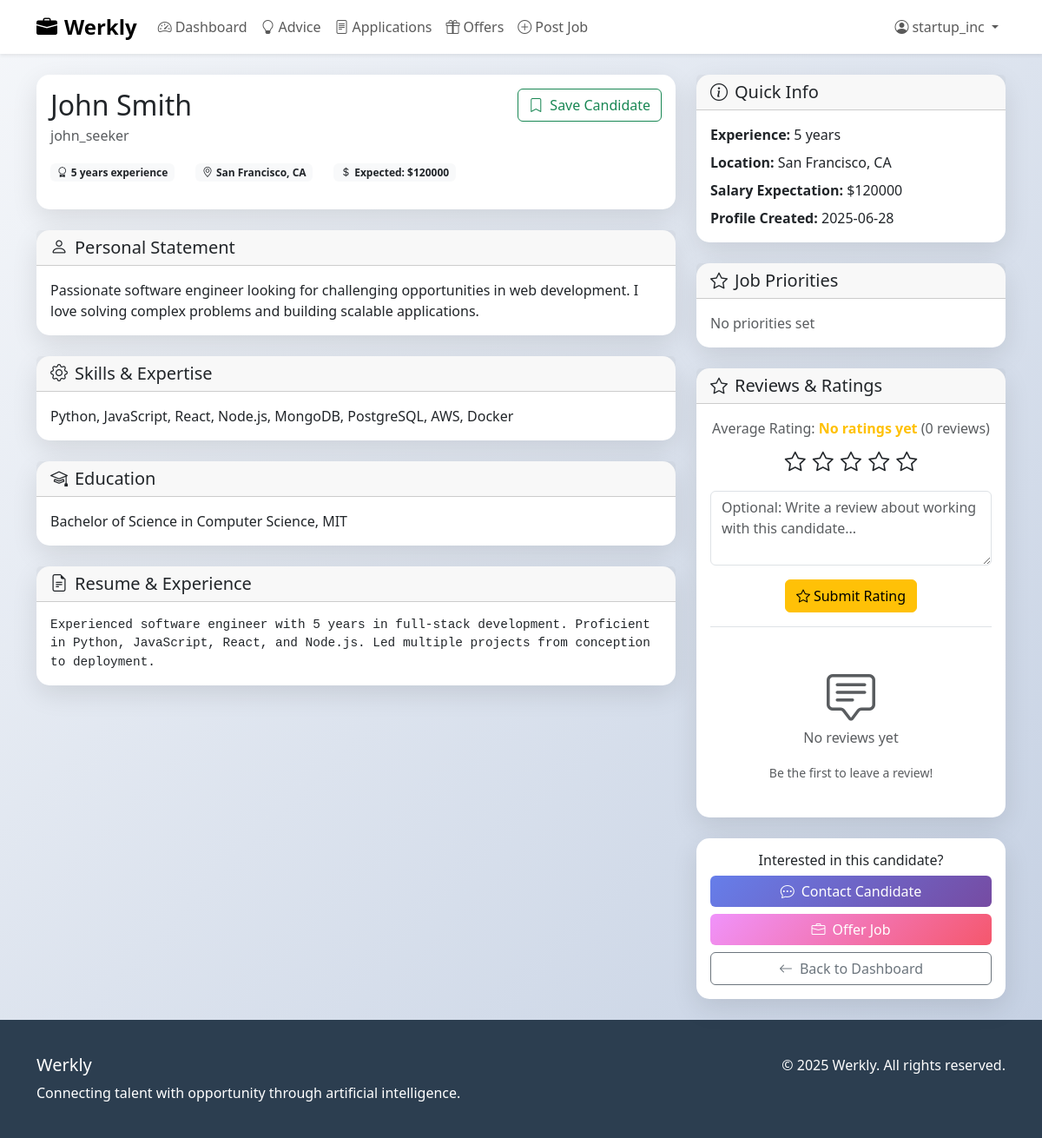
Screenshot of /candidate/1 (signed in) with the database file from the repository.
### tables this page shows
CREATE TABLE job_seekers (
            id INTEGER PRIMARY KEY AUTOINCREMENT,
            user_id INTEGER NOT NULL,
            full_name TEXT NOT NULL,
            resume_text TEXT,
            personal_statement TEXT,
            skills TEXT,
            experience_years INTEGER,
            education TEXT,
            preferred_location TEXT,
            preferred_employment_types TEXT DEFAULT '["Full-time"]',
            salary_expectation INTEGER,
            priorities TEXT DEFAULT '{}',
            created_at TIMESTAMP DEFAULT CURRENT_TIMESTAMP,
            FOREIGN KEY (user_id) REFERENCES users (id)
        );

CREATE TABLE users (
            id INTEGER PRIMARY KEY AUTOINCREMENT,
            username TEXT UNIQUE NOT NULL,
            email TEXT UNIQUE NOT NULL,
            password_hash TEXT NOT NULL,
            user_type TEXT NOT NULL CHECK (user_type IN ('seeker', 'company')),
            created_at TIMESTAMP DEFAULT CURRENT_TIMESTAMP
        );

### app.py (the view)
@app.route('/candidate/<int:candidate_id>')
def view_candidate(candidate_id):
    if 'user_id' not in session:
        return redirect(url_for('login'))
    conn = get_db_connection()
    candidate = conn.execute('''
        SELECT js.*, u.username, u.email
        FROM job_seekers js
        JOIN users u ON js.user_id = u.id
        WHERE js.id = ?
    ''', (candidate_id,)).fetchone()
    if not candidate:
        flash('Candidate not found.', 'error')
        conn.close()
        return redirect(url_for('dashboard'))
    is_saved = False
    if session.get('user_type') == 'company':
        company = conn.execute(
            'SELECT id FROM companies WHERE user_id = ?',
            (session['user_id'],)
        ).fetchone()
        if company:
            saved = conn.execute(
                'SELECT id FROM saved_candidates WHERE company_id = ? AND job_seeker_id = ?',
                (company['id'], candidate_id)
            ).fetchone()
            is_saved = bool(saved)
    conn.close()
    return render_template('candidate_profile.html', candidate=candidate, is_saved=is_saved)

### app.py (called while the page is built)
@app.before_request
def log_request_info():
    print(f"=== INCOMING REQUEST ===")
    print(f"Method: {request.method}")
    print(f"URL: {request.url}")
    print(f"Path: {request.path}")
    print(f"Args: {request.args}")
    print(f"========================")

@app.template_filter('fromjson')
def fromjson_filter(value):
    try:
        if value:
            return json.loads(value)
        return {}
    except (json.JSONDecodeError, TypeError):
        return {}

def get_db_connection():
    conn = sqlite3.connect('jobmatch.db')
    conn.row_factory = sqlite3.Row
    return conn

### templates/candidate_profile.html (shortened to what this page needs)
{% extends "base.html" %}
{% block content %}
<div class="container my-4">
    <div class="row">
        <div class="col-lg-8">
            <div class="card mb-4">
                <div class="card-body">
                    <div class="d-flex justify-content-between align-items-start mb-3">
                        <div>
                            <h2 class="mb-1">{{ candidate.full_name }}</h2>
                            <p class="text-muted mb-0">{{ candidate.username }}</p>
                        </div>
                        {% if session.user_type == 'company' %}
                            <button onclick="toggleSaveCandidate({{ candidate.id }})" class="btn btn-outline-success" id="saveBtn">
                                <i class="bi bi-bookmark{% if is_saved %}-fill{% endif %} me-1"></i>
                                <span id="saveText">{% if is_saved %}Saved{% else %}Save Candidate{% endif %}</span>
                            </button>
                        {% endif %}
                    </div>
                    <div class="row mb-3">
                        <div class="col-auto">
                            <span class="badge bg-light text-dark">
                                <i class="bi bi-award me-1"></i>{{ candidate.experience_years }} years experience
                            </span>
                        </div>
                        {% if candidate.preferred_location %}
                            <div class="col-auto">
                                <span class="badge bg-light text-dark">
                                    <i class="bi bi-geo-alt me-1"></i>{{ candidate.preferred_location }}
                                </span>
                            </div>
                        {% endif %}
                        {% if candidate.salary_expectation %}
                            <div class="col-auto">
                                <span class="badge bg-light text-dark">
                                    <i class="bi bi-currency-dollar me-1"></i>Expected: ${{ candidate.salary_expectation|int }}
                                </span>
                            </div>
                        {% endif %}
                    </div>
                </div>
            </div>
            {% if candidate.personal_statement %}
                <div class="card mb-4">
                    <div class="card-header">
                        <h5 class="mb-0"><i class="bi bi-person me-2"></i>Personal Statement</h5>
                    </div>
                    <div class="card-body">
                        <div style="white-space: pre-wrap;">{{ candidate.personal_statement }}</div>
                    </div>
                </div>
            {% endif %}
            {% if candidate.skills %}
                <div class="card mb-4">
                    <div class="card-header">
                        <h5 class="mb-0"><i class="bi bi-gear me-2"></i>Skills & Expertise</h5>
                    </div>
                    <div class="card-body">
                        <div style="white-space: pre-wrap;">{{ candidate.skills }}</div>
                    </div>
                </div>
            {% endif %}
            {% if candidate.education %}
                <div class="card mb-4">
                    <div class="card-header">
                        <h5 class="mb-0"><i class="bi bi-mortarboard me-2"></i>Education</h5>
                    </div>
                    <div class="card-body">
                        <div style="white-space: pre-wrap;">{{ candidate.education }}</div>
                    </div>
                </div>
            {% endif %}
            {% if candidate.resume_text %}
                <div class="card mb-4">
                    <div class="card-header">
                        <h5 class="mb-0"><i class="bi bi-file-earmark-text me-2"></i>Resume & Experience</h5>
                    </div>
                    <div class="card-body">
                        <div style="white-space: pre-wrap; font-family: monospace; font-size: 0.9em;">{{ candidate.resume_text[:2000] }}{% if candidate.resume_text|length > 2000 %}...{% endif %}</div>
                    </div>
                </div>
            {% endif %}
        </div>
        <div class="col-lg-4">
            <div class="card mb-4">
                <div class="card-header">
                    <h5 class="mb-0"><i class="bi bi-info-circle me-2"></i>Quick Info</h5>
                </div>
                <div class="card-body">
                    <p class="mb-2">
                        <strong>Experience:</strong> {{ candidate.experience_years }} years
                    </p>
                    {% if candidate.preferred_location %}
                        <p class="mb-2">
                            <strong>Location:</strong> {{ candidate.preferred_location }}
                        </p>
                    {% endif %}
                    {% if candidate.salary_expectation %}
                        <p class="mb-2">
                            <strong>Salary Expectation:</strong> ${{ candidate.salary_expectation|int }}
                        </p>
                    {% endif %}
                    <p class="mb-0">
                        <strong>Profile Created:</strong> {{ candidate.created_at.split(' ')[0] if candidate.created_at else 'Unknown' }}
                    </p>
                </div>
            </div>
            {% if candidate.priorities %}
                <div class="card mb-4">
                    <div class="card-header">
                        <h5 class="mb-0"><i class="bi bi-star me-2"></i>Job Priorities</h5>
                    </div>
                    <div class="card-body">
                        {% set priorities = candidate.priorities|fromjson %}
                        {% if priorities %}
                            <div class="row small">
                                <div class="col-12">
                                    <div class="d-flex justify-content-between align-items-center mb-1">
                                        <span>Salary</span>
                                        <div class="priority-stars">
                                            {% for i in range(1, 6) %}
                                                <i class="bi bi-star{% if i <= priorities.get('salary', 3) %}-fill text-warning{% endif %}"></i>
                                            {% endfor %}
                                        </div>
                                    </div>
                                    <div class="d-flex justify-content-between align-items-center mb-1">
                                        <span>Work-Life Balance</span>
                                        <div class="priority-stars">
                                            {% for i in range(1, 6) %}
                                                <i class="bi bi-star{% if i <= priorities.get('work_life_balance', 3) %}-fill text-warning{% endif %}"></i>
                                            {% endfor %}
                                        </div>
                                    </div>
                                    <div class="d-flex justify-content-between align-items-center mb-1">
                                        <span>Remote Work</span>
                                        <div class="priority-stars">
                                            {% for i in range(1, 6) %}
                                                <i class="bi bi-star{% if i <= priorities.get('remote_work', 3) %}-fill text-warning{% endif %}"></i>
                                            {% endfor %}
                                        </div>
                                    </div>
                                    <div class="d-flex justify-content-between align-items-center mb-1">
                                        <span>Career Growth</span>
                                        <div class="priority-stars">
                                            {% for i in range(1, 6) %}
                                                <i class="bi bi-star{% if i <= priorities.get('career_growth', 3) %}-fill text-warning{% endif %}"></i>
                                            {% endfor %}
                                        </div>
                                    </div>
                                    <div class="d-flex justify-content-between align-items-center">
                                        <span>Learning Opportunities</span>
                                        <div class="priority-stars">
                                            {% for i in range(1, 6) %}
                                                <i class="bi bi-star{% if i <= priorities.get('learning_opportunities', 3) %}-fill text-warning{% endif %}"></i>
                                            {% endfor %}
                                        </div>
                                    </div>
                                </div>
                            </div>
                        {% else %}
                            <p class="text-muted mb-0">No priorities set</p>
                        {% endif %}
                    </div>
                </div>
            {% endif %}
            {% if session.user_type == 'company' %}
                <div class="card mb-4">
                    <div class="card-header">
                        <h5 class="mb-0"><i class="bi bi-star me-2"></i>Reviews & Ratings</h5>
                    </div>
                    <div class="card-body">
                        <div class="text-center mb-4 pb-3 border-bottom">
                            <div class="rating-display mb-2">
                                <span class="text-muted">Average Rating: </span>
                                <span id="avgRating" class="fw-bold text-warning">Loading...</span>
                                <span class="text-muted">(<span id="ratingCount">0</span> reviews)</span>
                            </div>
                            <div class="rating-stars mb-3" id="ratingStars">
                                <i class="bi bi-star rating-star" data-rating="1"></i>
                                <i class="bi bi-star rating-star" data-rating="2"></i>
                                <i class="bi bi-star rating-star" data-rating="3"></i>
                                <i class="bi bi-star rating-star" data-rating="4"></i>
                                <i class="bi bi-star rating-star" data-rating="5"></i>
                            </div>
                            <textarea id="reviewText" class="form-control mb-3" rows="3" placeholder="Optional: Write a review about working with this candidate..."></textarea>
                            <button class="btn btn-warning" onclick="submitRating()">
                                <i class="bi bi-star me-1"></i>Submit Rating
                            </button>
                        </div>
                        <div id="reviewsList">
                        </div>
                    </div>
                </div>
            {% endif %}
            {% if session.user_type == 'company' %}
                <div class="card">
                    <div class="card-body text-center">
                        <h6 class="card-title">Interested in this candidate?</h6>
                        <div class="d-grid gap-2">
                            <button onclick="contactCandidate({{ candidate.user_id }})" class="btn btn-gradient-primary">
                                <i class="bi bi-chat-dots me-2"></i>Contact Candidate
                            </button>
                            <button onclick="showOfferModal()" class="btn btn-gradient-secondary">
                                <i class="bi bi-briefcase me-2"></i>Offer Job
                            </button>
                            <a href="{{ url_for('dashboard') }}" class="btn btn-outline-secondary">
                                <i class="bi bi-arrow-left me-2"></i>Back to Dashboard
                            </a>
                        </div>
                    </div>
                </div>
            {% endif %}
        </div>
    </div>
</div>
{% endblock %}

### templates/base.html (style rules this page uses)
:root { --primary-gradient: linear-gradient(135deg, #667eea 0%, #764ba2 100%); --secondary-gradient: linear-gradient(135deg, #f093fb 0%, #f5576c 100%); --success-gradient: linear-gradient(135deg, #4facfe 0%, #00f2fe 100%); }
body { font-family: 'Segoe UI', Tahoma, Geneva, Verdana, sans-serif; background: linear-gradient(135deg, #f5f7fa 0%, #c3cfe2 100%); min-height: 100vh; }
.btn-gradient-primary { background: var(--primary-gradient); border: none; color: white; transition: all 0.3s ease; }
.btn-gradient-secondary { background: var(--secondary-gradient); border: none; color: white; transition: all 0.3s ease; }
.card { border: none; border-radius: 15px; box-shadow: 0 10px 30px rgba(0, 0, 0, 0.1); transition: all 0.3s ease; }

### templates/candidate_profile.html (style rules this page uses)
.rating-star { font-size: 1.5rem; cursor: pointer; margin: 0 2px; transition: color 0.2s ease; }
.rating-stars { user-select: none; }

### rows the page displays
job_seekers: full_name "John Smith", experience_years "5", preferred_location "San Francisco, CA", salary_expectation "120000", personal_statement "Passionate software engineer looking for challenging opportunities in web development. I love solving complex problems and building scalable applications.", skills "Python, JavaScript, React, Node.js, MongoDB, PostgreSQL, AWS, Docker", education "Bachelor of Science in Computer Science, MIT", resume_text "Experienced software engineer with 5 years in full-stack development. Proficient in Python, JavaScript, React, and Node.js. Led multiple projects from conception to deployment.", created_at "2025-06-28"
users: username "john_seeker"

### other values shown
{{ session.username }} "startup_inc"
